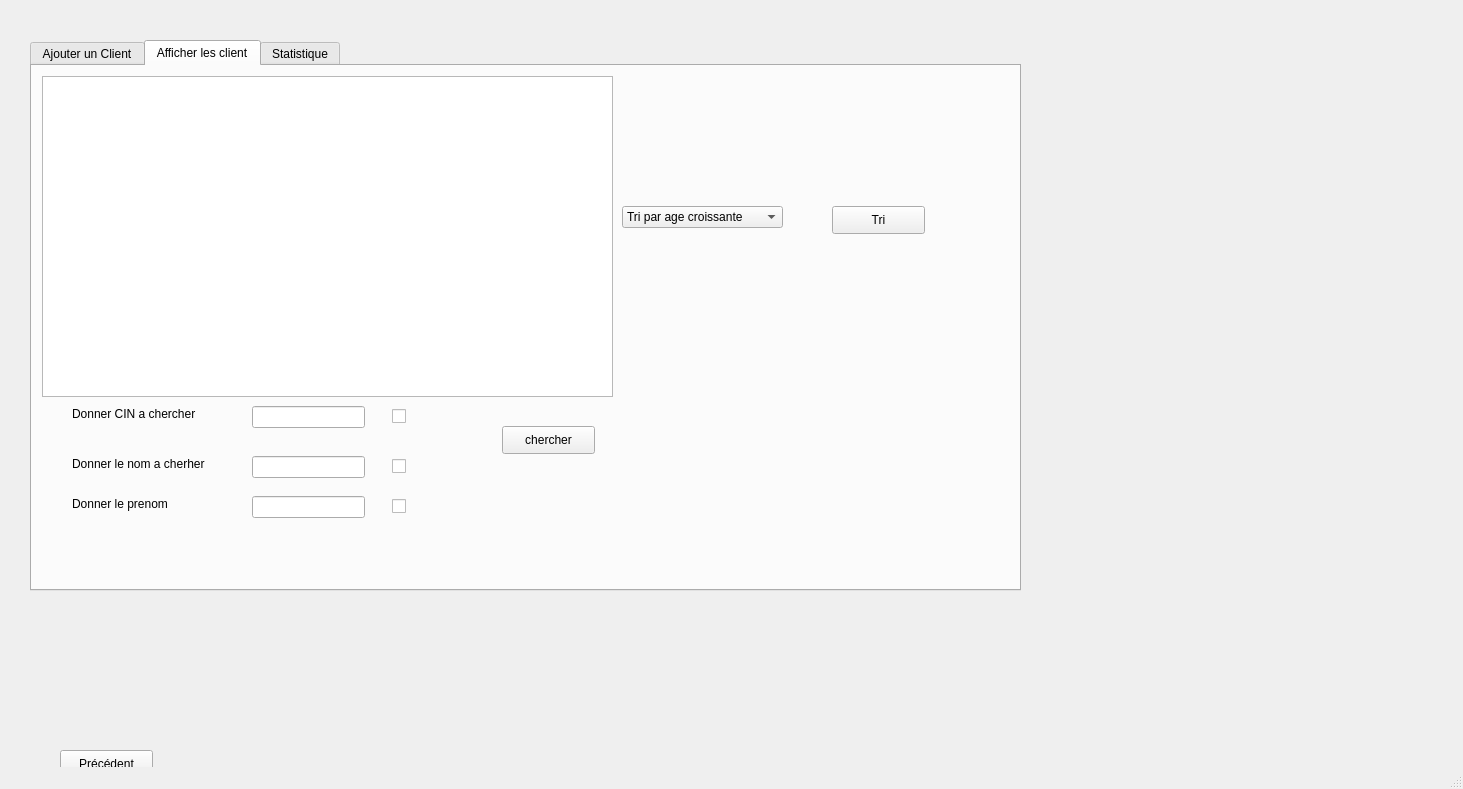
<?xml version="1.0" encoding="UTF-8"?>
<ui version="4.0">
 <class>MainWindow</class>
 <widget class="QMainWindow" name="MainWindow">
  <property name="geometry">
   <rect>
    <x>0</x>
    <y>0</y>
    <width>1463</width>
    <height>789</height>
   </rect>
  </property>
  <property name="windowTitle">
   <string>MainWindow</string>
  </property>
  <widget class="QWidget" name="centralwidget">
   <widget class="QPushButton" name="butPrec">
    <property name="geometry">
     <rect>
      <x>60</x>
      <y>750</y>
      <width>93</width>
      <height>28</height>
     </rect>
    </property>
    <property name="text">
     <string>Précédent</string>
    </property>
   </widget>
   <widget class="QStackedWidget" name="stackedWidget">
    <property name="geometry">
     <rect>
      <x>0</x>
      <y>10</y>
      <width>1431</width>
      <height>701</height>
     </rect>
    </property>
    <property name="currentIndex">
     <number>1</number>
    </property>
    <widget class="QWidget" name="pageLogin">
     <widget class="QGroupBox" name="groupBox_2">
      <property name="geometry">
       <rect>
        <x>570</x>
        <y>220</y>
        <width>501</width>
        <height>291</height>
       </rect>
      </property>
      <property name="title">
       <string>Login</string>
      </property>
      <widget class="QLabel" name="label_7">
       <property name="geometry">
        <rect>
         <x>60</x>
         <y>50</y>
         <width>61</width>
         <height>31</height>
        </rect>
       </property>
       <property name="text">
        <string>user name</string>
       </property>
      </widget>
      <widget class="QLineEdit" name="lineEdit_username">
       <property name="geometry">
        <rect>
         <x>180</x>
         <y>60</y>
         <width>113</width>
         <height>22</height>
        </rect>
       </property>
      </widget>
      <widget class="QLineEdit" name="lineEdit_password">
       <property name="geometry">
        <rect>
         <x>180</x>
         <y>110</y>
         <width>113</width>
         <height>22</height>
        </rect>
       </property>
      </widget>
      <widget class="QLabel" name="label_8">
       <property name="geometry">
        <rect>
         <x>60</x>
         <y>110</y>
         <width>71</width>
         <height>21</height>
        </rect>
       </property>
       <property name="text">
        <string>password</string>
       </property>
      </widget>
      <widget class="QPushButton" name="login">
       <property name="geometry">
        <rect>
         <x>180</x>
         <y>180</y>
         <width>93</width>
         <height>28</height>
        </rect>
       </property>
       <property name="text">
        <string>login</string>
       </property>
      </widget>
     </widget>
    </widget>
    <widget class="QWidget" name="pageJawher">
     <widget class="QTabWidget" name="tabWidget_2">
      <property name="geometry">
       <rect>
        <x>30</x>
        <y>30</y>
        <width>991</width>
        <height>551</height>
       </rect>
      </property>
      <property name="currentIndex">
       <number>1</number>
      </property>
      <widget class="QWidget" name="tab_3">
       <attribute name="title">
        <string>Ajouter un Client</string>
       </attribute>
       <widget class="QGroupBox" name="groupBox">
        <property name="geometry">
         <rect>
          <x>10</x>
          <y>10</y>
          <width>421</width>
          <height>191</height>
         </rect>
        </property>
        <property name="title">
         <string>Ajout </string>
        </property>
        <widget class="QLabel" name="label">
         <property name="geometry">
          <rect>
           <x>20</x>
           <y>30</y>
           <width>56</width>
           <height>16</height>
          </rect>
         </property>
         <property name="text">
          <string>CIN</string>
         </property>
        </widget>
        <widget class="QLabel" name="label_2">
         <property name="geometry">
          <rect>
           <x>20</x>
           <y>70</y>
           <width>56</width>
           <height>16</height>
          </rect>
         </property>
         <property name="text">
          <string>Nom</string>
         </property>
        </widget>
        <widget class="QLabel" name="label_3">
         <property name="geometry">
          <rect>
           <x>20</x>
           <y>100</y>
           <width>56</width>
           <height>16</height>
          </rect>
         </property>
         <property name="text">
          <string>Prenom</string>
         </property>
        </widget>
        <widget class="QLabel" name="label_4">
         <property name="geometry">
          <rect>
           <x>20</x>
           <y>130</y>
           <width>81</width>
           <height>16</height>
          </rect>
         </property>
         <property name="text">
          <string>Adresse mail</string>
         </property>
        </widget>
        <widget class="QLabel" name="label_5">
         <property name="geometry">
          <rect>
           <x>20</x>
           <y>160</y>
           <width>61</width>
           <height>16</height>
          </rect>
         </property>
         <property name="text">
          <string>Age</string>
         </property>
        </widget>
        <widget class="QLineEdit" name="le_NOM">
         <property name="geometry">
          <rect>
           <x>120</x>
           <y>60</y>
           <width>113</width>
           <height>22</height>
          </rect>
         </property>
        </widget>
        <widget class="QLineEdit" name="le_Prenom">
         <property name="geometry">
          <rect>
           <x>120</x>
           <y>90</y>
           <width>113</width>
           <height>22</height>
          </rect>
         </property>
        </widget>
        <widget class="QLineEdit" name="le_Adresse_mail">
         <property name="geometry">
          <rect>
           <x>120</x>
           <y>120</y>
           <width>113</width>
           <height>22</height>
          </rect>
         </property>
        </widget>
        <widget class="QLineEdit" name="le_Age">
         <property name="geometry">
          <rect>
           <x>120</x>
           <y>160</y>
           <width>113</width>
           <height>22</height>
          </rect>
         </property>
        </widget>
        <widget class="QPushButton" name="pb_ajouter">
         <property name="geometry">
          <rect>
           <x>280</x>
           <y>100</y>
           <width>93</width>
           <height>28</height>
          </rect>
         </property>
         <property name="text">
          <string>Ajouter</string>
         </property>
        </widget>
        <widget class="QLineEdit" name="le_CIN">
         <property name="geometry">
          <rect>
           <x>120</x>
           <y>20</y>
           <width>113</width>
           <height>22</height>
          </rect>
         </property>
        </widget>
        <widget class="QPushButton" name="pb_modifier">
         <property name="geometry">
          <rect>
           <x>280</x>
           <y>60</y>
           <width>93</width>
           <height>28</height>
          </rect>
         </property>
         <property name="text">
          <string>Modifier</string>
         </property>
        </widget>
       </widget>
       <widget class="QProgressBar" name="progressBar">
        <property name="geometry">
         <rect>
          <x>140</x>
          <y>460</y>
          <width>118</width>
          <height>23</height>
         </rect>
        </property>
        <property name="value">
         <number>24</number>
        </property>
       </widget>
       <widget class="QLabel" name="qrlabel">
        <property name="geometry">
         <rect>
          <x>60</x>
          <y>210</y>
          <width>281</width>
          <height>211</height>
         </rect>
        </property>
        <property name="text">
         <string/>
        </property>
       </widget>
       <widget class="QPushButton" name="pb_QR_code">
        <property name="geometry">
         <rect>
          <x>380</x>
          <y>330</y>
          <width>93</width>
          <height>28</height>
         </rect>
        </property>
        <property name="text">
         <string>QR code</string>
        </property>
       </widget>
       <widget class="QGroupBox" name="groupBox_3">
        <property name="geometry">
         <rect>
          <x>519</x>
          <y>29</y>
          <width>451</width>
          <height>291</height>
         </rect>
        </property>
        <property name="title">
         <string>Envoyer mail</string>
        </property>
        <widget class="QLineEdit" name="ln_envoyermail_to">
         <property name="geometry">
          <rect>
           <x>110</x>
           <y>30</y>
           <width>271</width>
           <height>21</height>
          </rect>
         </property>
        </widget>
        <widget class="QLabel" name="label_15">
         <property name="geometry">
          <rect>
           <x>20</x>
           <y>30</y>
           <width>56</width>
           <height>16</height>
          </rect>
         </property>
         <property name="text">
          <string>To</string>
         </property>
        </widget>
        <widget class="QLabel" name="label_17">
         <property name="geometry">
          <rect>
           <x>10</x>
           <y>80</y>
           <width>56</width>
           <height>16</height>
          </rect>
         </property>
         <property name="text">
          <string>Subject</string>
         </property>
        </widget>
        <widget class="QLineEdit" name="ln_envoyermail_subject">
         <property name="geometry">
          <rect>
           <x>110</x>
           <y>80</y>
           <width>271</width>
           <height>21</height>
          </rect>
         </property>
        </widget>
        <widget class="QLabel" name="label_18">
         <property name="geometry">
          <rect>
           <x>10</x>
           <y>150</y>
           <width>56</width>
           <height>16</height>
          </rect>
         </property>
         <property name="text">
          <string>BODY</string>
         </property>
        </widget>
        <widget class="QPlainTextEdit" name="plainTextEdit_email">
         <property name="geometry">
          <rect>
           <x>110</x>
           <y>120</y>
           <width>301</width>
           <height>101</height>
          </rect>
         </property>
        </widget>
        <widget class="QPushButton" name="pb_envoyer_mail">
         <property name="geometry">
          <rect>
           <x>160</x>
           <y>240</y>
           <width>141</width>
           <height>31</height>
          </rect>
         </property>
         <property name="text">
          <string>envoyer le mail</string>
         </property>
        </widget>
       </widget>
       <widget class="QGroupBox" name="groupBox_4">
        <property name="geometry">
         <rect>
          <x>529</x>
          <y>339</y>
          <width>421</width>
          <height>171</height>
         </rect>
        </property>
        <property name="title">
         <string>Supprimer un client</string>
        </property>
        <widget class="QLabel" name="label_6">
         <property name="geometry">
          <rect>
           <x>10</x>
           <y>30</y>
           <width>101</width>
           <height>31</height>
          </rect>
         </property>
         <property name="text">
          <string>CIN</string>
         </property>
        </widget>
        <widget class="QLineEdit" name="le_CIN_supp">
         <property name="geometry">
          <rect>
           <x>100</x>
           <y>30</y>
           <width>131</width>
           <height>31</height>
          </rect>
         </property>
        </widget>
        <widget class="QPushButton" name="pb_supp">
         <property name="geometry">
          <rect>
           <x>250</x>
           <y>30</y>
           <width>111</width>
           <height>31</height>
          </rect>
         </property>
         <property name="text">
          <string>Supprimer</string>
         </property>
        </widget>
        <widget class="QLabel" name="label_19">
         <property name="geometry">
          <rect>
           <x>10</x>
           <y>100</y>
           <width>56</width>
           <height>16</height>
          </rect>
         </property>
         <property name="text">
          <string>Nom</string>
         </property>
        </widget>
        <widget class="QLineEdit" name="ln_supp2">
         <property name="geometry">
          <rect>
           <x>100</x>
           <y>90</y>
           <width>131</width>
           <height>31</height>
          </rect>
         </property>
        </widget>
        <widget class="QPushButton" name="pb_supp2">
         <property name="geometry">
          <rect>
           <x>250</x>
           <y>90</y>
           <width>111</width>
           <height>31</height>
          </rect>
         </property>
         <property name="text">
          <string>Supprimer</string>
         </property>
        </widget>
       </widget>
      </widget>
      <widget class="QWidget" name="tab_4">
       <attribute name="title">
        <string>Afficher les client</string>
       </attribute>
       <widget class="QTableView" name="tab_client">
        <property name="geometry">
         <rect>
          <x>10</x>
          <y>10</y>
          <width>571</width>
          <height>321</height>
         </rect>
        </property>
       </widget>
       <widget class="QLabel" name="label_12">
        <property name="geometry">
         <rect>
          <x>40</x>
          <y>340</y>
          <width>141</width>
          <height>16</height>
         </rect>
        </property>
        <property name="text">
         <string>Donner CIN a chercher</string>
        </property>
       </widget>
       <widget class="QLineEdit" name="ln_rechercher_id">
        <property name="geometry">
         <rect>
          <x>220</x>
          <y>340</y>
          <width>113</width>
          <height>22</height>
         </rect>
        </property>
       </widget>
       <widget class="QPushButton" name="pb_rechercher">
        <property name="geometry">
         <rect>
          <x>470</x>
          <y>360</y>
          <width>93</width>
          <height>28</height>
         </rect>
        </property>
        <property name="text">
         <string>chercher</string>
        </property>
       </widget>
       <widget class="QPushButton" name="tri_par_age">
        <property name="geometry">
         <rect>
          <x>800</x>
          <y>140</y>
          <width>93</width>
          <height>28</height>
         </rect>
        </property>
        <property name="text">
         <string>Tri</string>
        </property>
       </widget>
       <widget class="QCheckBox" name="checkBox_id">
        <property name="geometry">
         <rect>
          <x>360</x>
          <y>340</y>
          <width>83</width>
          <height>20</height>
         </rect>
        </property>
        <property name="text">
         <string/>
        </property>
       </widget>
       <widget class="QLabel" name="label_13">
        <property name="geometry">
         <rect>
          <x>40</x>
          <y>390</y>
          <width>161</width>
          <height>16</height>
         </rect>
        </property>
        <property name="text">
         <string>Donner le nom a cherher</string>
        </property>
       </widget>
       <widget class="QLineEdit" name="ln_recherche_nom">
        <property name="geometry">
         <rect>
          <x>220</x>
          <y>390</y>
          <width>113</width>
          <height>22</height>
         </rect>
        </property>
       </widget>
       <widget class="QCheckBox" name="checkBox_nom">
        <property name="geometry">
         <rect>
          <x>360</x>
          <y>390</y>
          <width>83</width>
          <height>20</height>
         </rect>
        </property>
        <property name="text">
         <string/>
        </property>
       </widget>
       <widget class="QLabel" name="label_14">
        <property name="geometry">
         <rect>
          <x>40</x>
          <y>430</y>
          <width>131</width>
          <height>16</height>
         </rect>
        </property>
        <property name="text">
         <string>Donner le prenom</string>
        </property>
       </widget>
       <widget class="QLineEdit" name="ln_chercher_prenom">
        <property name="geometry">
         <rect>
          <x>220</x>
          <y>430</y>
          <width>113</width>
          <height>22</height>
         </rect>
        </property>
       </widget>
       <widget class="QCheckBox" name="checkBox_prenom">
        <property name="geometry">
         <rect>
          <x>360</x>
          <y>430</y>
          <width>83</width>
          <height>20</height>
         </rect>
        </property>
        <property name="text">
         <string/>
        </property>
       </widget>
       <widget class="QComboBox" name="comboBox">
        <property name="geometry">
         <rect>
          <x>590</x>
          <y>140</y>
          <width>161</width>
          <height>22</height>
         </rect>
        </property>
        <item>
         <property name="text">
          <string>Tri par age croissante</string>
         </property>
        </item>
        <item>
         <property name="text">
          <string>Tri par prenom croissante</string>
         </property>
        </item>
        <item>
         <property name="text">
          <string>Tri par nom croissante</string>
         </property>
        </item>
        <item>
         <property name="text">
          <string>Tri par age decroissante</string>
         </property>
        </item>
        <item>
         <property name="text">
          <string>Tri par nom decroissante</string>
         </property>
        </item>
        <item>
         <property name="text">
          <string>Tri par prenom decroissante</string>
         </property>
        </item>
       </widget>
      </widget>
      <widget class="QWidget" name="tab_6">
       <attribute name="title">
        <string>Statistique</string>
       </attribute>
       <widget class="QCustomPlot" name="plot" native="true">
        <property name="geometry">
         <rect>
          <x>70</x>
          <y>40</y>
          <width>761</width>
          <height>451</height>
         </rect>
        </property>
       </widget>
      </widget>
     </widget>
    </widget>
    <widget class="QWidget" name="pageNour">
     <widget class="QTabWidget" name="tabWidget_4">
      <property name="geometry">
       <rect>
        <x>20</x>
        <y>40</y>
        <width>1371</width>
        <height>621</height>
       </rect>
      </property>
      <property name="currentIndex">
       <number>0</number>
      </property>
      <widget class="QWidget" name="tab_8">
       <attribute name="title">
        <string>Crud/Metiers</string>
       </attribute>
       <widget class="QGroupBox" name="groupBox_6">
        <property name="geometry">
         <rect>
          <x>1020</x>
          <y>160</y>
          <width>331</width>
          <height>351</height>
         </rect>
        </property>
        <property name="styleSheet">
         <string notr="true">font: 10pt &quot;Poor Richard&quot;;
background-color: rgb(255, 216, 234);
color: rgb(170, 0, 127);</string>
        </property>
        <property name="title">
         <string>modifier</string>
        </property>
        <widget class="QLineEdit" name="num_mod_3">
         <property name="geometry">
          <rect>
           <x>100</x>
           <y>40</y>
           <width>111</width>
           <height>22</height>
          </rect>
         </property>
        </widget>
        <widget class="QLabel" name="type_mod_4">
         <property name="geometry">
          <rect>
           <x>30</x>
           <y>100</y>
           <width>51</width>
           <height>21</height>
          </rect>
         </property>
         <property name="text">
          <string>type</string>
         </property>
        </widget>
        <widget class="QLabel" name="etat_mod_4">
         <property name="geometry">
          <rect>
           <x>30</x>
           <y>160</y>
           <width>56</width>
           <height>16</height>
          </rect>
         </property>
         <property name="text">
          <string>etat</string>
         </property>
        </widget>
        <widget class="QLabel" name="num_5">
         <property name="geometry">
          <rect>
           <x>30</x>
           <y>40</y>
           <width>61</width>
           <height>16</height>
          </rect>
         </property>
         <property name="text">
          <string>num</string>
         </property>
        </widget>
        <widget class="QLabel" name="label_22">
         <property name="geometry">
          <rect>
           <x>10</x>
           <y>250</y>
           <width>101</width>
           <height>71</height>
          </rect>
         </property>
         <property name="text">
          <string/>
         </property>
         <property name="pixmap">
          <pixmap>../Daco.png</pixmap>
         </property>
        </widget>
        <widget class="QLineEdit" name="etat_mod_5">
         <property name="geometry">
          <rect>
           <x>100</x>
           <y>160</y>
           <width>113</width>
           <height>22</height>
          </rect>
         </property>
        </widget>
        <widget class="QPushButton" name="pushButton_modifier_3">
         <property name="geometry">
          <rect>
           <x>230</x>
           <y>300</y>
           <width>93</width>
           <height>28</height>
          </rect>
         </property>
         <property name="styleSheet">
          <string notr="true">color: rgb(170, 0, 127);
font: 10pt &quot;Poor Richard&quot;;</string>
         </property>
         <property name="text">
          <string>MODIFIER </string>
         </property>
        </widget>
        <widget class="QComboBox" name="type_mod_5">
         <property name="geometry">
          <rect>
           <x>100</x>
           <y>100</y>
           <width>111</width>
           <height>31</height>
          </rect>
         </property>
         <property name="editable">
          <bool>false</bool>
         </property>
         <property name="currentText">
          <string>public</string>
         </property>
         <item>
          <property name="text">
           <string>public</string>
          </property>
         </item>
         <item>
          <property name="text">
           <string>privee</string>
          </property>
         </item>
        </widget>
        <widget class="QLabel" name="label_23">
         <property name="geometry">
          <rect>
           <x>30</x>
           <y>210</y>
           <width>56</width>
           <height>16</height>
          </rect>
         </property>
         <property name="text">
          <string>bloc</string>
         </property>
        </widget>
        <widget class="QLineEdit" name="bloc_mod_3">
         <property name="geometry">
          <rect>
           <x>100</x>
           <y>210</y>
           <width>113</width>
           <height>22</height>
          </rect>
         </property>
        </widget>
        <widget class="QLineEdit" name="places_mod_2">
         <property name="geometry">
          <rect>
           <x>230</x>
           <y>210</y>
           <width>61</width>
           <height>22</height>
          </rect>
         </property>
        </widget>
       </widget>
       <widget class="QLabel" name="label_24">
        <property name="geometry">
         <rect>
          <x>560</x>
          <y>80</y>
          <width>31</width>
          <height>31</height>
         </rect>
        </property>
        <property name="text">
         <string/>
        </property>
        <property name="pixmap">
         <pixmap>../nooo.png</pixmap>
        </property>
       </widget>
       <widget class="QLabel" name="label_25">
        <property name="geometry">
         <rect>
          <x>100</x>
          <y>170</y>
          <width>56</width>
          <height>16</height>
         </rect>
        </property>
        <property name="text">
         <string/>
        </property>
       </widget>
       <widget class="QLabel" name="label_26">
        <property name="geometry">
         <rect>
          <x>0</x>
          <y>60</y>
          <width>421</width>
          <height>61</height>
         </rect>
        </property>
        <property name="styleSheet">
         <string notr="true">font: 26pt &quot;Poor Richard&quot;;
color: rgb(85, 85, 255);</string>
        </property>
        <property name="text">
         <string>Vous êtes les bienvenus</string>
        </property>
       </widget>
       <widget class="QPushButton" name="pushButton_sup_2">
        <property name="geometry">
         <rect>
          <x>900</x>
          <y>540</y>
          <width>91</width>
          <height>31</height>
         </rect>
        </property>
        <property name="styleSheet">
         <string notr="true">color: rgb(170, 0, 127);
font: 10pt &quot;Poor Richard&quot;;
</string>
        </property>
        <property name="text">
         <string>SUPPRIMER</string>
        </property>
       </widget>
       <widget class="QGroupBox" name="groupBox_7">
        <property name="geometry">
         <rect>
          <x>10</x>
          <y>140</y>
          <width>331</width>
          <height>351</height>
         </rect>
        </property>
        <property name="styleSheet">
         <string notr="true">font: 10pt &quot;Poor Richard&quot;;
background-color: rgb(255, 216, 234);
color: rgb(170, 0, 127);</string>
        </property>
        <property name="title">
         <string>ajout</string>
        </property>
        <widget class="QLineEdit" name="lineEdit_num_3">
         <property name="geometry">
          <rect>
           <x>100</x>
           <y>40</y>
           <width>111</width>
           <height>22</height>
          </rect>
         </property>
        </widget>
        <widget class="QLabel" name="type_5">
         <property name="geometry">
          <rect>
           <x>30</x>
           <y>90</y>
           <width>51</width>
           <height>21</height>
          </rect>
         </property>
         <property name="text">
          <string>type</string>
         </property>
        </widget>
        <widget class="QLabel" name="etat_4">
         <property name="geometry">
          <rect>
           <x>30</x>
           <y>150</y>
           <width>56</width>
           <height>16</height>
          </rect>
         </property>
         <property name="text">
          <string>etat</string>
         </property>
        </widget>
        <widget class="QLabel" name="num_6">
         <property name="geometry">
          <rect>
           <x>30</x>
           <y>40</y>
           <width>61</width>
           <height>16</height>
          </rect>
         </property>
         <property name="text">
          <string>num</string>
         </property>
        </widget>
        <widget class="QPushButton" name="valider_3">
         <property name="geometry">
          <rect>
           <x>230</x>
           <y>300</y>
           <width>93</width>
           <height>28</height>
          </rect>
         </property>
         <property name="styleSheet">
          <string notr="true">color: rgb(170, 0, 127);</string>
         </property>
         <property name="text">
          <string>VALIDER</string>
         </property>
        </widget>
        <widget class="QLabel" name="label_27">
         <property name="geometry">
          <rect>
           <x>10</x>
           <y>280</y>
           <width>101</width>
           <height>71</height>
          </rect>
         </property>
         <property name="text">
          <string/>
         </property>
         <property name="pixmap">
          <pixmap>../Daco.png</pixmap>
         </property>
        </widget>
        <widget class="QLineEdit" name="lineEdit_etat_3">
         <property name="geometry">
          <rect>
           <x>100</x>
           <y>150</y>
           <width>113</width>
           <height>22</height>
          </rect>
         </property>
        </widget>
        <widget class="QComboBox" name="comboBox_type_3">
         <property name="geometry">
          <rect>
           <x>100</x>
           <y>90</y>
           <width>111</width>
           <height>31</height>
          </rect>
         </property>
         <property name="editable">
          <bool>false</bool>
         </property>
         <property name="currentText">
          <string>public</string>
         </property>
         <item>
          <property name="text">
           <string>public</string>
          </property>
         </item>
         <item>
          <property name="text">
           <string>privee</string>
          </property>
         </item>
        </widget>
        <widget class="QLabel" name="label_28">
         <property name="geometry">
          <rect>
           <x>20</x>
           <y>210</y>
           <width>56</width>
           <height>16</height>
          </rect>
         </property>
         <property name="text">
          <string>bloc</string>
         </property>
        </widget>
        <widget class="QLineEdit" name="lineEdit_bloc_3">
         <property name="geometry">
          <rect>
           <x>100</x>
           <y>210</y>
           <width>113</width>
           <height>22</height>
          </rect>
         </property>
        </widget>
       </widget>
       <widget class="QTableView" name="tableView_2">
        <property name="geometry">
         <rect>
          <x>355</x>
          <y>121</y>
          <width>651</width>
          <height>401</height>
         </rect>
        </property>
       </widget>
       <widget class="QLabel" name="label_29">
        <property name="geometry">
         <rect>
          <x>0</x>
          <y>0</y>
          <width>481</width>
          <height>51</height>
         </rect>
        </property>
        <property name="styleSheet">
         <string notr="true">font: 28pt &quot;Poor Richard&quot;;
color: rgb(85, 85, 255);
</string>
        </property>
        <property name="text">
         <string>Gestion des places parking</string>
        </property>
       </widget>
       <widget class="QLineEdit" name="lineEdit_recherche_2">
        <property name="geometry">
         <rect>
          <x>930</x>
          <y>70</y>
          <width>151</width>
          <height>22</height>
         </rect>
        </property>
       </widget>
       <widget class="QPushButton" name="pushButton_2">
        <property name="geometry">
         <rect>
          <x>392</x>
          <y>537</y>
          <width>121</width>
          <height>31</height>
         </rect>
        </property>
        <property name="styleSheet">
         <string notr="true">color: rgb(170, 0, 127);
font: 10pt &quot;Poor Richard&quot;;</string>
        </property>
        <property name="text">
         <string>EXPORT EXEL</string>
        </property>
       </widget>
       <widget class="QPushButton" name="pushButton_pdf_2">
        <property name="geometry">
         <rect>
          <x>540</x>
          <y>540</y>
          <width>101</width>
          <height>28</height>
         </rect>
        </property>
        <property name="styleSheet">
         <string notr="true">color: rgb(170, 0, 127);
font: 10pt &quot;Poor Richard&quot;;</string>
        </property>
        <property name="text">
         <string>EXPORT PDF</string>
        </property>
       </widget>
       <widget class="QPushButton" name="pushButton_update_2">
        <property name="geometry">
         <rect>
          <x>800</x>
          <y>540</y>
          <width>91</width>
          <height>31</height>
         </rect>
        </property>
        <property name="styleSheet">
         <string notr="true">color: rgb(170, 0, 127);
font: 10pt &quot;Poor Richard&quot;;
</string>
        </property>
        <property name="text">
         <string>UPDATE</string>
        </property>
       </widget>
       <widget class="QComboBox" name="comboBox_tri_2">
        <property name="geometry">
         <rect>
          <x>430</x>
          <y>70</y>
          <width>111</width>
          <height>31</height>
         </rect>
        </property>
        <item>
         <property name="text">
          <string>tri par place</string>
         </property>
        </item>
        <item>
         <property name="text">
          <string>tri par num</string>
         </property>
        </item>
        <item>
         <property name="text">
          <string>tri par bloc</string>
         </property>
        </item>
       </widget>
       <widget class="QComboBox" name="comboBox_rechercher_2">
        <property name="geometry">
         <rect>
          <x>750</x>
          <y>60</y>
          <width>161</width>
          <height>31</height>
         </rect>
        </property>
        <item>
         <property name="text">
          <string>recherche par places</string>
         </property>
        </item>
        <item>
         <property name="text">
          <string>recherche par num</string>
         </property>
        </item>
        <item>
         <property name="text">
          <string>recherche par bloc</string>
         </property>
        </item>
       </widget>
       <widget class="QPushButton" name="pushButton_palce_tri_2">
        <property name="geometry">
         <rect>
          <x>570</x>
          <y>70</y>
          <width>93</width>
          <height>28</height>
         </rect>
        </property>
        <property name="text">
         <string>trie</string>
        </property>
       </widget>
       <widget class="QPushButton" name="pushButton_place_rechercher_2">
        <property name="geometry">
         <rect>
          <x>1110</x>
          <y>70</y>
          <width>93</width>
          <height>28</height>
         </rect>
        </property>
        <property name="text">
         <string>rechercher</string>
        </property>
       </widget>
      </widget>
      <widget class="QWidget" name="tab_9">
       <attribute name="title">
        <string>Stat</string>
       </attribute>
       <widget class="QCustomPlot" name="plot_3" native="true">
        <property name="geometry">
         <rect>
          <x>20</x>
          <y>10</y>
          <width>1331</width>
          <height>561</height>
         </rect>
        </property>
       </widget>
      </widget>
     </widget>
    </widget>
   </widget>
  </widget>
  <widget class="QMenuBar" name="menubar">
   <property name="geometry">
    <rect>
     <x>0</x>
     <y>0</y>
     <width>1463</width>
     <height>26</height>
    </rect>
   </property>
  </widget>
  <widget class="QStatusBar" name="statusbar"/>
 </widget>
 <customwidgets>
  <customwidget>
   <class>QCustomPlot</class>
   <extends>QWidget</extends>
   <header location="global">qcustomplot.h</header>
   <container>1</container>
  </customwidget>
 </customwidgets>
 <resources/>
 <connections/>
</ui>
